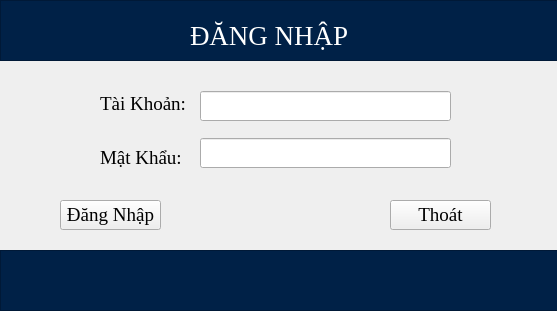
<?xml version="1.0" encoding="UTF-8"?>
<ui version="4.0">
 <class>Login</class>
 <widget class="QWidget" name="Login">
  <property name="geometry">
   <rect>
    <x>0</x>
    <y>0</y>
    <width>557</width>
    <height>311</height>
   </rect>
  </property>
  <property name="maximumSize">
   <size>
    <width>557</width>
    <height>311</height>
   </size>
  </property>
  <property name="windowTitle">
   <string>Hệ Thống Quản Lý Nhân Sự</string>
  </property>
  <property name="styleSheet">
   <string notr="true"/>
  </property>
  <widget class="QFrame" name="frame">
   <property name="enabled">
    <bool>true</bool>
   </property>
   <property name="geometry">
    <rect>
     <x>0</x>
     <y>0</y>
     <width>561</width>
     <height>61</height>
    </rect>
   </property>
   <property name="font">
    <font>
     <weight>75</weight>
     <bold>true</bold>
    </font>
   </property>
   <property name="contextMenuPolicy">
    <enum>Qt::DefaultContextMenu</enum>
   </property>
   <property name="styleSheet">
    <string notr="true">background-color:rgb(0, 33, 71);</string>
   </property>
   <property name="frameShape">
    <enum>QFrame::StyledPanel</enum>
   </property>
   <property name="frameShadow">
    <enum>QFrame::Raised</enum>
   </property>
   <widget class="QLabel" name="label_3">
    <property name="geometry">
     <rect>
      <x>190</x>
      <y>20</y>
      <width>161</width>
      <height>31</height>
     </rect>
    </property>
    <property name="font">
     <font>
      <family>Times New Roman</family>
      <pointsize>20</pointsize>
     </font>
    </property>
    <property name="styleSheet">
     <string notr="true">color:white</string>
    </property>
    <property name="text">
     <string>ĐĂNG NHẬP</string>
    </property>
   </widget>
  </widget>
  <widget class="QFrame" name="frame_2">
   <property name="geometry">
    <rect>
     <x>0</x>
     <y>250</y>
     <width>561</width>
     <height>61</height>
    </rect>
   </property>
   <property name="styleSheet">
    <string notr="true">background-color:rgb(0, 33, 71);</string>
   </property>
   <property name="frameShape">
    <enum>QFrame::StyledPanel</enum>
   </property>
   <property name="frameShadow">
    <enum>QFrame::Raised</enum>
   </property>
  </widget>
  <widget class="QWidget" name="verticalLayoutWidget">
   <property name="geometry">
    <rect>
     <x>100</x>
     <y>80</y>
     <width>101</width>
     <height>101</height>
    </rect>
   </property>
   <layout class="QVBoxLayout" name="verticalLayout">
    <item>
     <widget class="QLabel" name="label">
      <property name="font">
       <font>
        <family>Times New Roman</family>
        <pointsize>14</pointsize>
       </font>
      </property>
      <property name="layoutDirection">
       <enum>Qt::LeftToRight</enum>
      </property>
      <property name="text">
       <string>Tài Khoản:</string>
      </property>
     </widget>
    </item>
    <item>
     <widget class="QLabel" name="label_2">
      <property name="font">
       <font>
        <family>Times New Roman</family>
        <pointsize>14</pointsize>
       </font>
      </property>
      <property name="text">
       <string>Mật Khẩu:</string>
      </property>
     </widget>
    </item>
   </layout>
  </widget>
  <widget class="QWidget" name="verticalLayoutWidget_2">
   <property name="geometry">
    <rect>
     <x>200</x>
     <y>80</y>
     <width>251</width>
     <height>101</height>
    </rect>
   </property>
   <layout class="QVBoxLayout" name="verticalLayout_2">
    <item>
     <widget class="QLineEdit" name="txtUser">
      <property name="font">
       <font>
        <family>Times New Roman</family>
        <pointsize>14</pointsize>
       </font>
      </property>
     </widget>
    </item>
    <item>
     <widget class="QLineEdit" name="txtPass">
      <property name="font">
       <font>
        <family>Times New Roman</family>
        <pointsize>14</pointsize>
       </font>
      </property>
      <property name="echoMode">
       <enum>QLineEdit::Password</enum>
      </property>
     </widget>
    </item>
   </layout>
  </widget>
  <widget class="QWidget" name="horizontalLayoutWidget">
   <property name="geometry">
    <rect>
     <x>60</x>
     <y>190</y>
     <width>101</width>
     <height>51</height>
    </rect>
   </property>
   <layout class="QHBoxLayout" name="horizontalLayout">
    <item>
     <widget class="QPushButton" name="btLogin">
      <property name="font">
       <font>
        <family>Times New Roman</family>
        <pointsize>14</pointsize>
       </font>
      </property>
      <property name="text">
       <string>Đăng Nhập</string>
      </property>
     </widget>
    </item>
   </layout>
  </widget>
  <widget class="QWidget" name="horizontalLayoutWidget_2">
   <property name="geometry">
    <rect>
     <x>390</x>
     <y>190</y>
     <width>101</width>
     <height>51</height>
    </rect>
   </property>
   <layout class="QHBoxLayout" name="horizontalLayout_2">
    <item>
     <widget class="QPushButton" name="btExit">
      <property name="font">
       <font>
        <family>Times New Roman</family>
        <pointsize>14</pointsize>
       </font>
      </property>
      <property name="text">
       <string>Thoát</string>
      </property>
     </widget>
    </item>
   </layout>
  </widget>
 </widget>
 <resources/>
 <connections/>
</ui>
